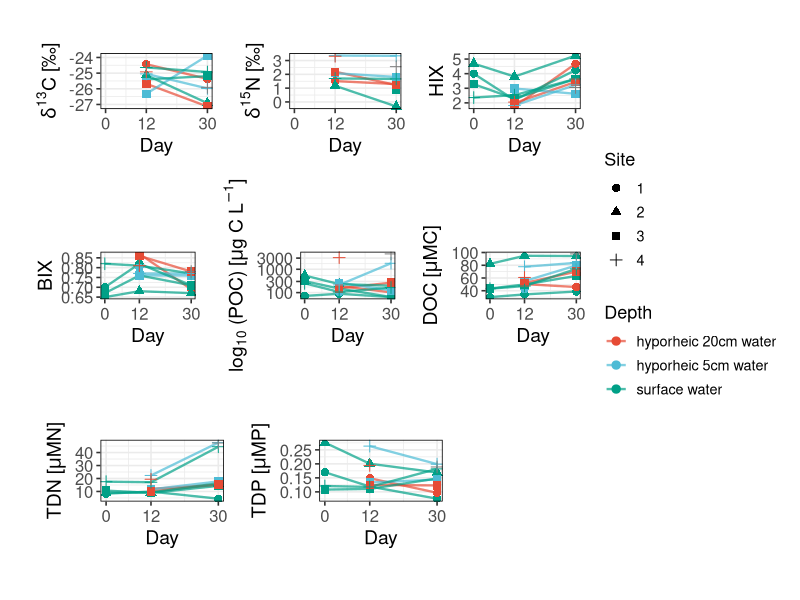

This chart was generated by the following R code:
# ============================================================
# Load libraries
# ============================================================
library(tidyverse)
library(car)
library(emmeans)
library(patchwork)

# Set default ggplot theme
theme_set(theme_bw())

# ============================================================
# Load input data
# ============================================================
dat <- read.csv("data/environmental_data/water_quality.csv", check.names = FALSE, stringsAsFactors = FALSE)

if ("δ13C" %in% names(dat)) dat <- dat %>% rename(d13C = `δ13C`)
if ("δ15N" %in% names(dat)) dat <- dat %>% rename(d15N = `δ15N`)

dat <- dat %>%
  rename(
    Date = Date,
    Water_Depth = Water_Depth,
    site = Area
  ) %>%
  mutate(
    Date = factor(Date, levels = c("Day_0","Day_12","Day_30")),
    day_num = case_when(
      Date == "Day_0"  ~ 0,
      Date == "Day_12" ~ 12,
      Date == "Day_30" ~ 30,
      TRUE ~ NA_real_
    )
  )
  
# ============================================================
# Statistical analysis
# ============================================================
# Calculate time-weighted means using the trapezoidal rule
twa_mean <- function(x, t){
  ok <- !(is.na(x) | is.na(t))
  x <- x[ok]; t <- t[ok]
  if (length(x) <= 1) return(NA_real_)
  o <- order(t); x <- x[o]; t <- t[o]
  if (length(x) == 2) return(mean(x))
  dt <- diff(t)
  auc <- sum( (head(x,-1) + tail(x,-1)) / 2 * dt )
  auc / (max(t) - min(t))
}

vars <- c("DOC", "POC", "HIX", "BIX", "TDN", "TDP", "d13C", "d15N")

env_unit <- dat %>%
  group_by(site, Water_Depth) %>%
  summarise(
    across(all_of(vars),
           ~ twa_mean(.x, day_num), .names = "{.col}"),
    across(all_of(vars),
           ~ sum(!is.na(.x)), .names = "n_{.col}"),
    .groups = "drop"
  )

# Test differences among sites and water depths using linear models
run_anova <- function(response, data = env_unit){
  f <- reformulate(c("site","Water_Depth"), response = response)
  df <- data %>% select(all_of(c("site","Water_Depth", response))) %>% drop_na()
  if (nrow(df) < 5) return(cat(response, ": not enough data\n"))
  fit <- lm(f, data = df)
  cat("\n=== ", response, " ===\n")
  print(Anova(fit, type = 3))
  emm <- emmeans(fit, ~ site)
  print(pairs(emm, adjust = "tukey"))
  invisible(fit)
}

for(v in vars){
  run_anova(v)
}

# ============================================================
# Plot temporal changes in environmental variables
# ============================================================
plot_timeseries <- function(var){
    ylab_var <- switch(var,
    "d13C" = expression(delta^13*C~"["*"\u2030"*"]"),
    "d15N" = expression(delta^15*N~"["*"\u2030"*"]"),
    "TDN"  = expression(TDN~"["*mu*MN*"]"),
    "TDP"  = expression(TDP~"["*mu*MP*"]"),
    "DOC"  = expression(DOC~"["*mu*MC*"]"),
    "POC"  = expression(log[10]~"(POC)"~"["*mu*g~C~L^{-1}*"]"),
    var
  )
    
    p <- ggplot(dat, aes(
        x = day_num,
        y = .data[[var]],
        group = interaction(site, Water_Depth),
        color = Water_Depth,
        shape = as.factor(site)
    )) +
        geom_line(alpha = 0.7, linewidth = 0.8) +
        geom_point(size = 2.5) +
        scale_x_continuous(breaks = c(0, 12, 30)) +
        scale_color_manual(values = c(
            "hyporheic 20cm water" = "#E64B35FF",
            "hyporheic 5cm water"  = "#4DBBD5FF",
            "surface water"        = "#00A087FF"
        )) +
        labs(x = "Day", y = ylab_var, color = "Depth", shape = "Site") +
        theme_bw(base_size = 12) +
        theme(
            text = element_text(family = "Helvetica", size = 13),
            axis.title = element_text(size = 14),
            axis.text  = element_text(size = 12),
            panel.border = element_rect(color = "black"),
            aspect.ratio = 0.5,
            plot.margin = margin(5, 5, 5, 15)
        )
    
    if (var == "POC") {
        p <- p + scale_y_log10(breaks = c(100, 300, 1000, 3000, 10000))
    }
    
    return(p)
}

p1 <- plot_timeseries("d13C")
p2 <- plot_timeseries("d15N")
p3 <- plot_timeseries("HIX")
p4 <- plot_timeseries("BIX")
p5 <- plot_timeseries("POC")
p6 <- plot_timeseries("DOC")
p7 <- plot_timeseries("TDN")
p8 <- plot_timeseries("TDP")

blank <- patchwork::plot_spacer()

supp_fig <- (
    (p1 | p2 | p3) /
        (p4 | p5 | p6) /
        (p7 | p8 | blank)
) +
    plot_layout(
        guides = "collect",
        heights = c(1,1,1)
    ) &
    theme(
        legend.position = "right",
        legend.justification = c("left", "center")
    )

print(supp_fig)
